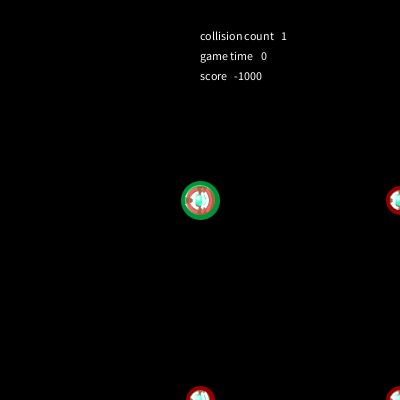
Frame 1 (no input)
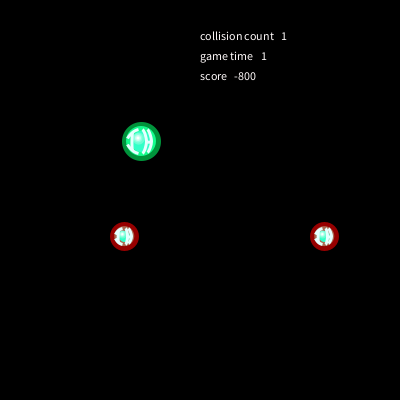
Frame 60 (the mouse pressed at the canvas centre just before this capture)
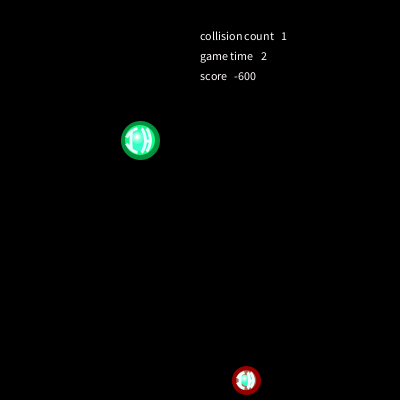
Frame 120 (the mouse held since frame 60 and released just before this capture)

The Processing sketch that drew these frames (run headless with seeded random() and noise(); from frame 60 on, the mouse is pressed at the canvas centre):

// Processing sketch: processing_72953
// ── processing_72953.pde

//Isla Hansen ihansen@andrew.cmu.edu
//copyright 2012
//homework 7 - game

//move the cursor to give direction to the wrapping green player. Try to avoid the red balls. 


//TOOLS:
//Drag (click/hold & move) the mouse to change the colors of "players" / initials.
//Press the ENTER key to increase the speed of your green player.
//Press the BACKSPACE key to decrease the speed of your green player.

 


float x,y,w,h,x2,y2,x3,y3,redSpeedX,redSpeedY,blueSpeedX,blueSpeedY;
color cb, c1, c2, c3, c4, c5, c6, c7,c8,c9,c10,c11,c12,haloA,haloB;
int collisionCount, gameTime, prevTime, score;

void setup()
{

size(400,400);
cb= color(0,0,0);
c1= color(50,255,200);
c2= color(105,255,210);
c3= color(145,255,225);
c4= color(200,255,240);
c5= color(255,255,255);
c6= color(230,255,255);
c7=color(random(255), random(255), random(255));
c8=color(random(255), random(255), random(255));
c9=color(random(255), random(255), random(255));
c10=color(random(255), random(255), random(255));
c11=color(random(255), random(255), random(255));
c12=color(random(255), random(255), random(255));
haloA=color(0,250,100,150);
haloB=color(255,0,0,150);
x=width*.5;
y=height*.5;
x2=x;
y2=y;
x3=x;
y3=y;
redSpeedX=1;
redSpeedY=1;
blueSpeedX=1;
blueSpeedY=1;
w=200;
h=200;
collisionCount=0;
gameTime=0;
score=0;
frameRate(60);




}

void draw()
{
background(cb);
initials (x,y,.15 *w, .15*h, haloA);
initials (x2, y2, .1*w, .1*h, haloB);
initials (x2+w, y2+h, .1*w, .1*h,haloB);
initials (x2+w, y2, .1*w, .1*h,haloB);
initials (x2, y2+h, .1*w, .1*h,haloB);
wrapMousePlayer();
bounceInitials();
collision(); 
showCollisionCount();
showGameTime();
showScore();
}

//Here is the function to draw the "initial" balls.

void initials (float x, float y, float w, float h, color halo)

{
  smooth();

strokeCap(SQUARE);
 
stroke(halo);
strokeWeight(9);
fill(c1);
ellipse(x,y,w,h);

noStroke(); 
fill(c2);
ellipse(x-(.08*w),y-(.08*h),w*.4,h*.4);
 
fill(c3);
ellipse(x-(.1*w),y-(.1*h),w*.3,h*.3);
 
fill(c4);
ellipse(x-(.1*w),y-(.1*h),w*.2,h*.2);
 
fill(c5);
ellipse(x-(.1*w),y-(.1*h),w*.1,h*.1);
 
 
noFill();
stroke(c6);
strokeWeight(3);
 
//top of i
beginShape();
curveVertex(x+(.1*w),y-(.4*h));
curveVertex(x-(.1*w),y-(.4*h));
curveVertex(x-(.3*w),y-(.3*h));
curveVertex(x-(.45*w),y-(.1*h));
curveVertex(x-(.5*w),y+(.1*h));
endShape();
 
//bottom of i
beginShape();
curveVertex(x+(.1*w),y+(.4*h));
curveVertex(x-(.1*w),y+(.4*h));
curveVertex(x-(.3*w),y+(.3*h));
curveVertex(x-(.45*w),y+(.1*h));
curveVertex(x-(.5*w),y-(.1*h));
endShape();
 
//i vertical
beginShape();
curveVertex(x-(.2*w),y-(.4*h));
curveVertex(x-(.3*w),y-(.3*h));
curveVertex(x-(.3*w),y+(.3*h));
curveVertex(x-(.1*w),y+(.4*h));
endShape();
 
//h outside curve
beginShape();
curveVertex(x,y-(.3*h));
curveVertex(x+(.2*w),y-(.38*h));
curveVertex(x+(.36*w),y);
curveVertex(x+(.2*w),y+(.38*h));
curveVertex(x,y+(.3*h));
endShape();
 
//h inside curve
beginShape();
curveVertex(x-(.2*w),y-(.3*h));
curveVertex(x+(.05*w),y-(.40*h));
curveVertex(x+(.18*w),y);
curveVertex(x+(.05*w),y+(.40*h));
curveVertex(x-(.2*w),y+(.3*h));
endShape();
 
//h horizontal curve
beginShape();
curveVertex(x+(.7*w),y-(.2*h));
curveVertex(x+(.36*w),y);
curveVertex(x+(.18*w),y);
curveVertex(x-(.1*w),y-(.2*h));
endShape();



}

// this is a function to wrap
//the movement of one set of initials in both
//horizontal and vertical directions, with influence from the mouse.

void wrapMousePlayer()
{
 if(mouseX > width/2)
  {
    x3=0;
   
    x=x+blueSpeedX;
    if (x>width)
    {
        
    score=0;
    x=x3+blueSpeedX;}
}
  if(mouseY > height/2)
  {
    y3=0;
    
    y=y+blueSpeedY;
    if (y>height)
    {score=0;
    y=y3+blueSpeedY;}
  }
  if(mouseX < width/2)
  {
    x=x-blueSpeedX;
    
    if (x<0)
    { score=0;
      x=width-blueSpeedX;
    }
  }
  if (mouseY < height/2)
  {
    y=y-blueSpeedY;
   
    if(y<0)
    { score=0;
      y=height-blueSpeedY;
    }
  }
  
}

//This is a function to bounce the 4 "red" balls or
//secondary sets of initials either vertically
//or horizontally (in this case, both: diagonally)
void bounceInitials()
{
    x2=x2+redSpeedX;
    if (x2>width || x2<0)
   {
      redSpeedX = -redSpeedX;
   }
   y2=y2+redSpeedY;
    if (y2>height || y2<0)
  {
    redSpeedY=-redSpeedY;
    }
  }
 
 
 
 //this function allows you to personalize the color of your characters,
 // though the moveable / controllable initial ball with remain halo'd
 //in green, and the red bouncing initial balls will remain halo'd
 //in red.
void mouseDragged()
{
      c1=c7*mouseX;
      c2=c8*mouseY;
      c3=c9*mouseX;
      c4=c10*mouseY;
      c5=c11*mouseX;
      c6=c12*mouseY;
     
    }

//this function outlines that the CONTROL key will
//change the size of the balls, the ENTER key will 
//increase the speed of the green ball, the BACKSPACE
//key will decrease the speed of the green ball, the
// TAB key will randomize the location of the red balls,
// and the DELETE key will randomize the speed of
//the red balls. 
   
void keyPressed()
{
  if (key == CODED) {

   if (key == ENTER)
  { //speed up
  blueSpeedX=blueSpeedX+1;
  blueSpeedY=blueSpeedY+1;
  }
  if (key == BACKSPACE)
 { // slow down
 blueSpeedX=blueSpeedX-1;
 blueSpeedY=blueSpeedY-1;
   if (blueSpeedX<=0)
   {blueSpeedX=1;}
   if(blueSpeedY<=0)
   {blueSpeedY=1;}

 } 

}
}

// here is a function to make the collision appear RED
void collision()
{
  //if the distance between any red ball and the green ball is less than the sum of their two radiuses, they've collided
  
  //red ball one
  if ( (dist(x,y,x2,y2)) < ((.1*w)+(.05*w)) )
  {
    cb=color(255,0,0);
    collisionCount=collisionCount+1;
    score -= 1000;
    x2=random(width);
    y2=random(height);
    redSpeedX=random(5);
     redSpeedY=random(5);
  }
  
  //red ball two
  else if ( (dist(x,y,x2+w, y2+h)) < ((.1*w)+(.05*w)) )
  {
   cb=color(255,0,0); 
   collisionCount=collisionCount+1;
   score -= 1000;
   x2=random(width);
    y2=random(height);
    redSpeedX=random(5);
    redSpeedY=random(5);
  }
  
  //red ball three
  else if (  (dist(x,y,x2+w, y2)) < ((.1*w)+(.05*w)) )
  {
    cb=color(255,0,0);
    collisionCount=collisionCount+1;
    score -= 1000;
    x2=random(width);
    y2=random(height);
    redSpeedX=random(5);
    redSpeedY=random(5);
  }

  
  //red ball four
  else if( (dist(x,y,x2, y2+h)) < ((.1*w)+(.05*w)) )
  {
    cb=color(255,0,0);
    collisionCount=collisionCount+1;
    score -= 1000;
    x2=random(width);
    y2=random(height);
    redSpeedX=random(5);
    redSpeedY=random(5);
  }
  
  else
  {
    cb=color(0,0,0);
  }
}

void showCollisionCount()
{
  fill(255,250,250);
  text("collision count   " + collisionCount, width/2,height*.1);
  
}

void showGameTime()
{
  gameTime=millis()/1000;
  text("game time   " + gameTime, width/2, height*.15);
  
  if (gameTime != prevTime) {
    score+=200; 
  }
  prevTime = gameTime;
}

void showScore()
{

 text("score   " + score,width/2,height*.2);
}


     
